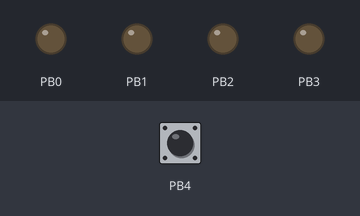
Simulated run of this sketch. Board: ATtiny85, built with avr-gcc and run on an emulated ATtiny85. Parts: output pins drawn as LEDs (lit = HIGH). The test bench sets the inputs (shaded band); at power-on: PB4 HIGH. Sleep ends after the set time or at an interrupt.

Above: at 2.7 s.
2.8 s: PB4 pulled LOW for 0.15 s
At 2.87 s:
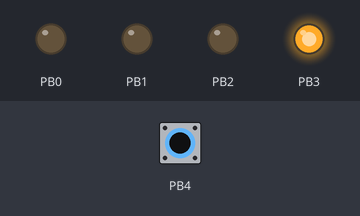
4.4 s: PB4 pulled LOW for 3.2 s
At 8.2 s:
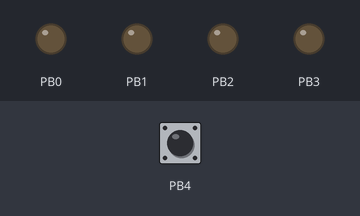
Timing chart, 0 to 9.7 s (numbered marks = the images above; inputs shaded):
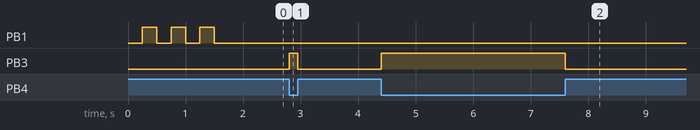

Measured:
- after the input at 2.8 s, PB3: LOW → HIGH at once, → LOW 0.15 s later
- after the input at 4.4 s, PB3: LOW → HIGH at once, → LOW 3.2 s later

The sketch:

PTTWatchDog.ino
```cpp
#include <inttypes.h>
#include <avr/io.h>
#include <avr/sleep.h>
#include <avr/interrupt.h>
#include <avr/wdt.h>

#if defined(__AVR_ATtiny13__)
  #define WDINTEN WDTIE
#else
  #define WDINTEN WDIE        //ATTinyCore
#endif

#define PinStatOut PB1
#define PinPTTOut  PB3
#define PinPTTIn   PB4

static volatile uint8_t i = 0;
const uint8_t defaultTOut = 20; // Keep this =<250(s) or timer i will never reach it... Probably don't want >~4m10s PTT timeout anyways...

ISR(WDT_vect) {
  WDTCR |= (1<<WDE); // reset WDE (but don't reset "WDIE" here, only do that in main loop as the "feed watchdog" command)
  ( i > 250 ) ? i=0 : i++;
  if (i >= defaultTOut) { PORTB &= ~(1 << PinPTTOut); } // TOut occurred -- set PTT off
//  ie. if WDIE not set in main loop, then next trigger of WDE will re-boot the ATTiny instead of calling this ISR
}

ISR(PCINT0_vect) {
  if ( (PINB & (1 << PinPTTIn)) == (1 << PinPTTIn) ) { // PB4 released
    PORTB &= ~(1 << PinPTTOut); // set PTT off
  } else { // PB4 pressed
    i = 0; // reset PTT Time Out timer
    PORTB |= (1 << PinPTTOut); // set PTT on
  }
}

void LED_toggle(byte count) {for (byte x=0;x<count;x++) {delay(250); PORTB ^= (1<<PinStatOut); }} // status led
void boot_reason_flash(byte reason) { // NB. after s/w-upload usually get 6 flashes
  if ((reason&(1<<WDRF))!=0) LED_toggle(2*2); // Watchdog = 2 flashes
  if ((reason&(1<<PORF))!=0) LED_toggle(3*2); // PowerOn = 3 flashes
  if ((reason&(1<<BORF))!=0) LED_toggle(4*2); // BrownOut = 4 flashes
  if ((reason&(1<<EXTRF))!=0) LED_toggle(6*2); // ExternalReset = 6 flashes
}

void setup() {
  ADCSRA &= ~(1<<ADEN); // ADC off

  DDRB = 0x0F;                 // enable PB0-PB3 as outputs
  PORTB &= ~(1 << PinPTTOut);  // Start with PTT output on PB3 off
  PORTB &= ~(1 << PinStatOut); // Start with status output on PB1 off

  PORTB |= (1 << PinPTTIn);    // enable pullup on PB4

  byte boot_reason=MCUSR; MCUSR=0x00;    // NB. MCUSR must be zeroed or watchdog will keep rebooting
  WDTCR|=(1<<WDCE)|(1<<WDE); WDTCR=0x00; // disable watchdog
  boot_reason_flash(boot_reason);

  WDTCR = (0 << WDP3) | (1 << WDP2) | (1 << WDP1) | (0 << WDP0); // set watchdog-timing to 1secs
  WDTCR |= (1 << WDE) | (1 << WDINTEN); // Set watchdog timer mode as BOTH WDE (reboot) and WDIE (ISR-interrupt)

  GIMSK |= (1 << PCIE);   // pin change interrupt enable
  PCMSK |= (1 << PCINT4); // pin change interrupt enabled for PCINT4

  sei();
}

void loop() {
//    if (i < 10) { WDTCR|=(1<<WDINTEN); } // TEST: feed the watchdog for ~10s after last pushbutton
    WDTCR|=(1<<WDINTEN); // feed the watchdog

    sleep_enable();
    sleep_cpu();
}
```
